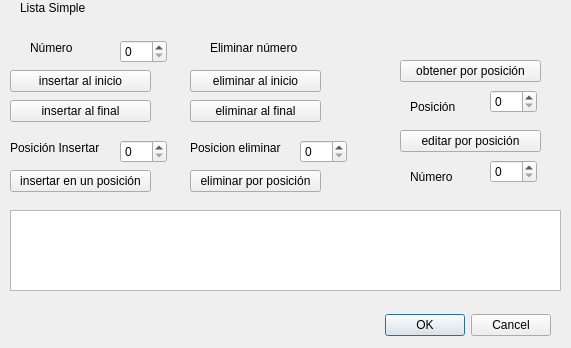
<?xml version="1.0" encoding="UTF-8"?>
<ui version="4.0">
 <class>VentanaListaSimple</class>
 <widget class="QDialog" name="VentanaListaSimple">
  <property name="geometry">
   <rect>
    <x>0</x>
    <y>0</y>
    <width>571</width>
    <height>348</height>
   </rect>
  </property>
  <property name="windowTitle">
   <string>Dialog</string>
  </property>
  <widget class="QDialogButtonBox" name="buttonBox">
   <property name="geometry">
    <rect>
     <x>240</x>
     <y>300</y>
     <width>311</width>
     <height>51</height>
    </rect>
   </property>
   <property name="orientation">
    <enum>Qt::Horizontal</enum>
   </property>
   <property name="standardButtons">
    <set>QDialogButtonBox::Cancel|QDialogButtonBox::Ok</set>
   </property>
  </widget>
  <widget class="QPushButton" name="InsertarInicioBTN">
   <property name="geometry">
    <rect>
     <x>10</x>
     <y>70</y>
     <width>141</width>
     <height>22</height>
    </rect>
   </property>
   <property name="text">
    <string>insertar al inicio</string>
   </property>
  </widget>
  <widget class="QPushButton" name="InsertarFinalBTN">
   <property name="geometry">
    <rect>
     <x>10</x>
     <y>100</y>
     <width>141</width>
     <height>22</height>
    </rect>
   </property>
   <property name="text">
    <string>insertar al final</string>
   </property>
  </widget>
  <widget class="QPushButton" name="InsertarPOSBTN">
   <property name="geometry">
    <rect>
     <x>10</x>
     <y>170</y>
     <width>141</width>
     <height>22</height>
    </rect>
   </property>
   <property name="text">
    <string>insertar en un posición</string>
   </property>
  </widget>
  <widget class="QPushButton" name="EliminarInicioBTN">
   <property name="geometry">
    <rect>
     <x>190</x>
     <y>70</y>
     <width>131</width>
     <height>22</height>
    </rect>
   </property>
   <property name="text">
    <string>eliminar al inicio</string>
   </property>
  </widget>
  <widget class="QPushButton" name="EliminarFinalBTN">
   <property name="geometry">
    <rect>
     <x>190</x>
     <y>100</y>
     <width>131</width>
     <height>22</height>
    </rect>
   </property>
   <property name="text">
    <string>eliminar al final</string>
   </property>
  </widget>
  <widget class="QPushButton" name="EliminarPOSBTN">
   <property name="geometry">
    <rect>
     <x>190</x>
     <y>170</y>
     <width>131</width>
     <height>22</height>
    </rect>
   </property>
   <property name="text">
    <string>eliminar por posición</string>
   </property>
  </widget>
  <widget class="QPushButton" name="EditarPosBTN">
   <property name="geometry">
    <rect>
     <x>400</x>
     <y>130</y>
     <width>141</width>
     <height>22</height>
    </rect>
   </property>
   <property name="text">
    <string>editar por posición</string>
   </property>
  </widget>
  <widget class="QPushButton" name="ObtenerPosBTN">
   <property name="geometry">
    <rect>
     <x>400</x>
     <y>60</y>
     <width>141</width>
     <height>22</height>
    </rect>
   </property>
   <property name="text">
    <string>obtener por posición</string>
   </property>
  </widget>
  <widget class="QLabel" name="label_2">
   <property name="geometry">
    <rect>
     <x>210</x>
     <y>40</y>
     <width>111</width>
     <height>16</height>
    </rect>
   </property>
   <property name="text">
    <string>Eliminar número</string>
   </property>
  </widget>
  <widget class="QSpinBox" name="InsertarNumero">
   <property name="geometry">
    <rect>
     <x>120</x>
     <y>40</y>
     <width>47</width>
     <height>23</height>
    </rect>
   </property>
  </widget>
  <widget class="QLabel" name="label_3">
   <property name="geometry">
    <rect>
     <x>30</x>
     <y>40</y>
     <width>71</width>
     <height>16</height>
    </rect>
   </property>
   <property name="text">
    <string>Número</string>
   </property>
  </widget>
  <widget class="QLabel" name="label">
   <property name="geometry">
    <rect>
     <x>10</x>
     <y>140</y>
     <width>111</width>
     <height>16</height>
    </rect>
   </property>
   <property name="text">
    <string>Posición Insertar</string>
   </property>
  </widget>
  <widget class="QSpinBox" name="PosicionInsertar">
   <property name="geometry">
    <rect>
     <x>120</x>
     <y>140</y>
     <width>47</width>
     <height>23</height>
    </rect>
   </property>
  </widget>
  <widget class="QGraphicsView" name="graphicsView">
   <property name="geometry">
    <rect>
     <x>10</x>
     <y>210</y>
     <width>551</width>
     <height>81</height>
    </rect>
   </property>
  </widget>
  <widget class="QLabel" name="label_4">
   <property name="geometry">
    <rect>
     <x>190</x>
     <y>140</y>
     <width>101</width>
     <height>16</height>
    </rect>
   </property>
   <property name="text">
    <string>Posicion eliminar</string>
   </property>
  </widget>
  <widget class="QSpinBox" name="PosEliminar">
   <property name="geometry">
    <rect>
     <x>300</x>
     <y>140</y>
     <width>47</width>
     <height>23</height>
    </rect>
   </property>
  </widget>
  <widget class="QSpinBox" name="PosEditarObtener">
   <property name="geometry">
    <rect>
     <x>490</x>
     <y>90</y>
     <width>47</width>
     <height>23</height>
    </rect>
   </property>
  </widget>
  <widget class="QLabel" name="label_5">
   <property name="geometry">
    <rect>
     <x>410</x>
     <y>100</y>
     <width>59</width>
     <height>14</height>
    </rect>
   </property>
   <property name="text">
    <string>Posición</string>
   </property>
  </widget>
  <widget class="QLabel" name="label_6">
   <property name="geometry">
    <rect>
     <x>410</x>
     <y>170</y>
     <width>59</width>
     <height>14</height>
    </rect>
   </property>
   <property name="text">
    <string>Número</string>
   </property>
  </widget>
  <widget class="QSpinBox" name="NumeroEditar">
   <property name="geometry">
    <rect>
     <x>490</x>
     <y>160</y>
     <width>47</width>
     <height>23</height>
    </rect>
   </property>
  </widget>
  <widget class="QLabel" name="label_7">
   <property name="geometry">
    <rect>
     <x>20</x>
     <y>0</y>
     <width>121</width>
     <height>16</height>
    </rect>
   </property>
   <property name="text">
    <string>Lista Simple</string>
   </property>
  </widget>
 </widget>
 <resources/>
 <connections>
  <connection>
   <sender>buttonBox</sender>
   <signal>accepted()</signal>
   <receiver>VentanaListaSimple</receiver>
   <slot>accept()</slot>
   <hints>
    <hint type="sourcelabel">
     <x>248</x>
     <y>254</y>
    </hint>
    <hint type="destinationlabel">
     <x>157</x>
     <y>274</y>
    </hint>
   </hints>
  </connection>
  <connection>
   <sender>buttonBox</sender>
   <signal>rejected()</signal>
   <receiver>VentanaListaSimple</receiver>
   <slot>reject()</slot>
   <hints>
    <hint type="sourcelabel">
     <x>316</x>
     <y>260</y>
    </hint>
    <hint type="destinationlabel">
     <x>286</x>
     <y>274</y>
    </hint>
   </hints>
  </connection>
 </connections>
</ui>
